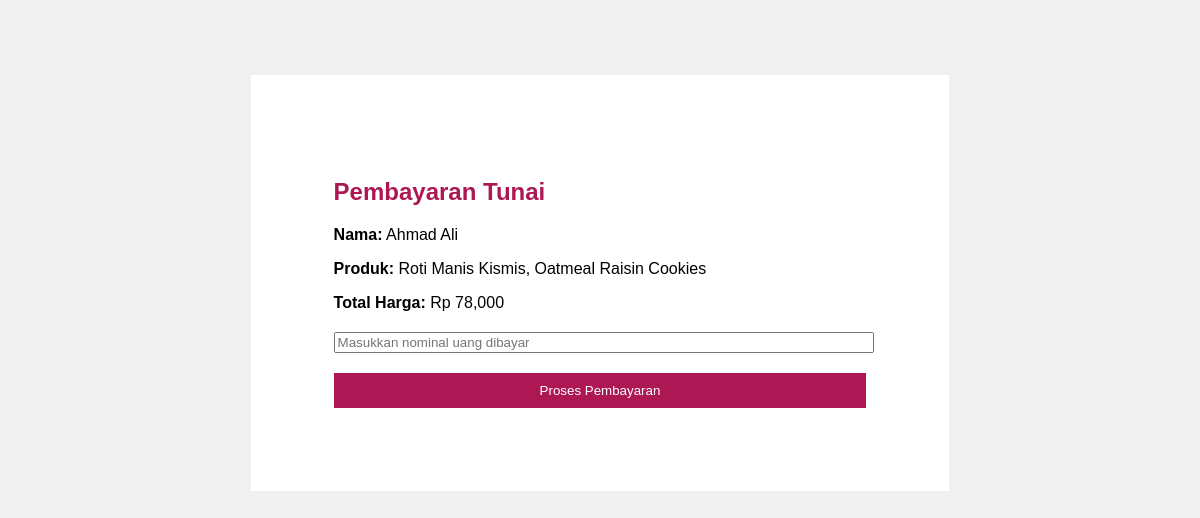
The app's page /kasir/bayar.php?id=P0001 with its own data.
### tables this page shows
CREATE TABLE `tb_pesanan` (
  `id_pesanan` varchar(10) NOT NULL,
  `no_antrian` int(11) NOT NULL,
  `nama_pelanggan` varchar(50) NOT NULL,
  `nama_produk` varchar(255) NOT NULL,
  `jumlah` int(11) NOT NULL,
  `total_harga` decimal(10,0) NOT NULL,
  `metode_pembayaran` varchar(50) NOT NULL,
  `status_pesanan` enum('Pending','Lunas') NOT NULL,
  `tanggal_pemesanan` datetime(6) NOT NULL
);

### kasir/bayar.php (the view, shortened to what this page needs)
<?php
$koneksi = new mysqli("localhost", "root", "", "toko");
if (isset($_GET['id'])) {
    $id = $koneksi->real_escape_string($_GET['id']);
    $query = $koneksi->query("SELECT * FROM tb_pesanan WHERE id_pesanan='$id'");
    $pesanan = $query->fetch_assoc();
} else {
    echo "<p>ID pesanan tidak ditemukan.</p>";
    exit();
}
?>
<!DOCTYPE html>
<html lang="id">
<head>
</head>
<body>
<div class="container">
  <h2>Pembayaran Tunai</h2>
  <p><strong>Nama:</strong> <?= htmlspecialchars($pesanan['nama_pelanggan']) ?></p>
  <p><strong>Produk:</strong> <?= htmlspecialchars($pesanan['nama_produk']) ?></p>
  <p><strong>Total Harga:</strong> Rp <?= number_format($pesanan['total_harga']) ?></p>
  <form action="bayar.php?id=<?= urlencode($pesanan['id_pesanan']) ?>" method="post">
    <input type="number" name="jumlah_uang" required min="<?= $pesanan['total_harga'] ?>" placeholder="Masukkan nominal uang dibayar">
    <input type="submit" value="Proses Pembayaran">
  </form>
</div>
</body>
</html>

### kasir/bayar.php (style rules this page uses)
body { font-family: Arial; background: #f0f0f0; }
.container { width: 45%; margin: auto; background: white; padding: 83px; margin-top: 75px; \\jarak dari atas border-radius: 10px; }
h2 { color: #AC1754; }
label, input[type=number], input[type=submit] { display: block; margin-top: 20px; width: 100%; }
input[type=submit] { background: #AC1754; color: white; border: none; padding: 10px; cursor: pointer; }

### records on screen
tb_pesanan: nama_pelanggan "Ahmad Ali", nama_produk "Roti Manis Kismis, Oatmeal Raisin Cookies", total_harga "78,000"
